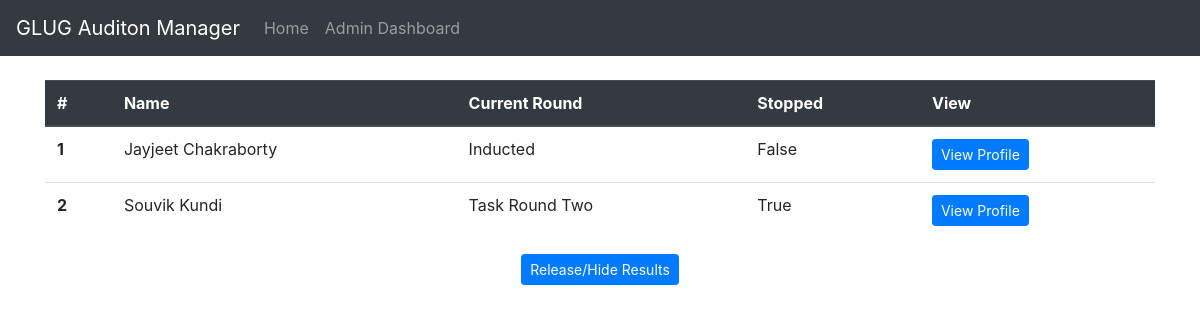
Before: /dashboard/ (signed in) with the older database file.
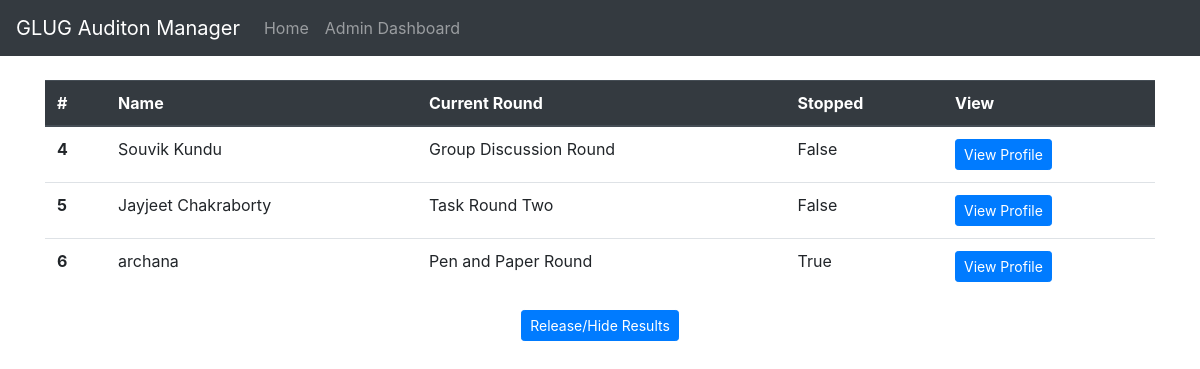
After: the same page with the newer database file.
### core/models.py (models this page shows, shortened)
class Student(models.Model):
    name = models.CharField(max_length=255)
    year = models.IntegerField()
    dept = models.CharField(max_length=20)
    pen_paper_round = models.ForeignKey(PenPaperRound, on_delete=models.CASCADE, null=True, blank=True)
    task_round_one = models.ForeignKey(TaskRoundOne, on_delete=models.CASCADE, null=True, blank=True)
    task_round_two = models.ForeignKey(TaskRoundTwo, on_delete=models.CASCADE, null=True, blank=True)
    gd_round = models.ForeignKey(GroupDiscussionRound, on_delete=models.CASCADE, null=True, blank=True)
    final_pi = models.ForeignKey(FinalPi, on_delete=models.CASCADE, null=True, blank=True)
    current_round = models.IntegerField(default=1)
    stopped = models.BooleanField(default=False)

### core/views.py (the view)
@login_required
def dashboard(request):
    students = Student.objects.all()
    for student in students:
        student.current_round = round_details[student.current_round]
    context_data = {
        'students': students,
    }
    return render(request, 'dashboard.html', context_data)

### templates/dashboard.html (shortened to what this page needs)
{% extends 'base.html' %}
{% block content %}
<div class="container text-center">
    <br />
    <table class="table">
        <thead class="thead-dark">
            <tr>
                <th scope="col">#</th>
                <th scope="col">Name</th>
                <th scope="col">Current Round</th>
                <th scope="col">Stopped</th>
                <th scope="col">View</th>
            </tr>
        </thead>
        <tbody>
            {% for student in students %}
            <tr>
                <th scope="row">{{ student.id }}</th>
                <td>{{ student.name }}</td>
                <td>{{ student.current_round }}</td>
                <td>{{ student.stopped }}</td>
                <td><a href="/profile/{{ student.id }}" class="btn btn-primary btn-sm">View Profile</a></td>
            </tr>
            {% endfor %}
        </tbody>
    </table>
    <form method="POST" action="/set_result_status/">
        <button class="btn btn-primary btn-sm">Release/Hide Results</button>
    </form>
</div>
{% endblock %}

### templates/base.html (shortened to what this page needs)
{% load static %}
<!DOCTYPE <!DOCTYPE html>
<html>
<head>
    <link rel="stylesheet" href="https://stackpath.bootstrapcdn.com/bootstrap/4.2.1/css/bootstrap.min.css"
>
</head>
<body>
    <nav style="color:#fff;" class="navbar navbar-expand-lg navbar-dark bg-dark">
        <a class="navbar-brand" href="/">GLUG Auditon Manager</a>
        <div class="collapse navbar-collapse" id="navbarSupportedContent">
            <ul class="navbar-nav mr-auto">
                <li class="nav-item">
                    <a class="nav-link" href="/">Home</a>
                </li>
                <li class="nav-item">
                    <a class="nav-link" href="/dashboard">Admin Dashboard</a>
                </li>
            </ul>
        </div>
    </nav>
    {% block content %}
    {% endblock %}
</body>
</html>

Changed rows visible on the page:
removed Student: id "1", name "Jayjeet Chakraborty", current_round "Inducted", stopped "False"
removed Student: id "2", name "Souvik Kundi", current_round "Task Round Two", stopped "True"
added Student: id "4", name "Souvik Kundu", current_round "Group Discussion Round", stopped "False"
added Student: id "5", name "Jayjeet Chakraborty", current_round "Task Round Two", stopped "False"
added Student: id "6", name "archana", current_round "Pen and Paper Round", stopped "True"
